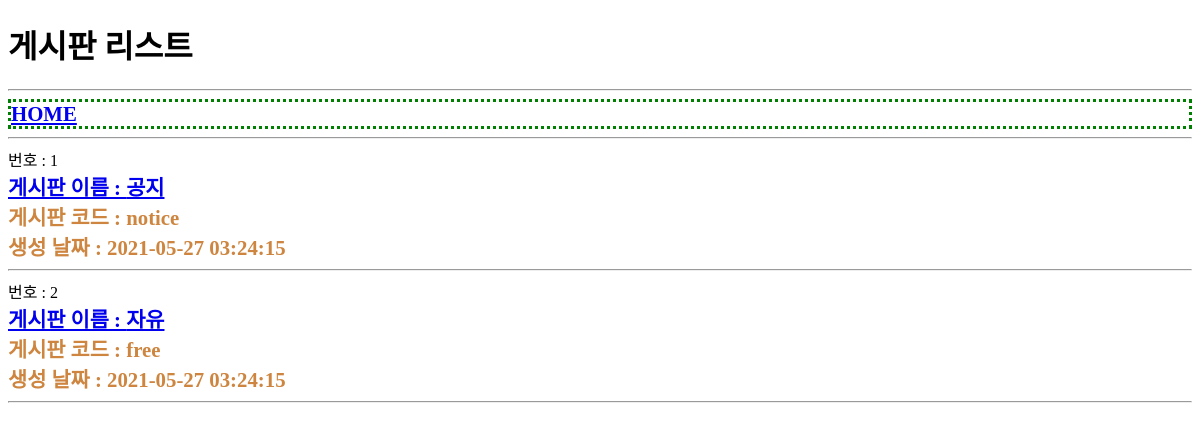
The app's page /usr/board/list.php with its own data.
### tables this page shows
CREATE TABLE board(
    id INT(10) UNSIGNED NOT NULL PRIMARY KEY AUTO_INCREMENT,
    regDate DATETIME NOT NULL,
    updateDate DATETIME NOT NULL,
    memberId INT(10) UNSIGNED NOT NULL,
    `name` VARCHAR(100) NOT NULL,
    `code` VARCHAR(100) NOT NULL
);

### util.php (called while the page is built, shortened)
<?php
function DB__getRows($sql){
    global $dbConn;
    $rs = mysqli_query($dbConn, $sql);
    $rows = [];
    while($row = mysqli_fetch_assoc($rs)){
        $rows[] = $row;
    }
    return $rows;
}
?>

### usr/board/list.php (the view, shortened to what this page needs)
<?php
$sqlGetBoards = "
SELECT * FROM board
";
$boards = DB__getRows($sqlGetBoards);
?>
<?php require_once __DIR__ . '/../head.php'; ?>
<?php foreach($boards as $board){?>
    <?php $boardDetailUrl = "detail.php?id=${board['id']}"?>
        번호 : <?=$board['id']?><br>
        <div>
        <a href="<?=$boardDetailUrl?>">게시판 이름 : <?=$board['name']?></a><br>
        게시판 코드 : <?=$board['code']?><br>
        생성 날짜 : <?=$board['regDate']?><br>
        </div>
        <hr>
<?php } ?>
<?php require_once __DIR__ . '/../foot.php'; ?>

### common.css (style rules this page uses)
div { font-size:1.3rem; font-weight: bold; color: peru; }

### records on screen
board: id "1", name "공지", code "notice", regDate "2021-05-27 03:24:15"
board: id "2", name "자유", code "free", regDate "2021-05-27 03:24:15"

### other values on screen
$pageTitle "게시판 리스트"
